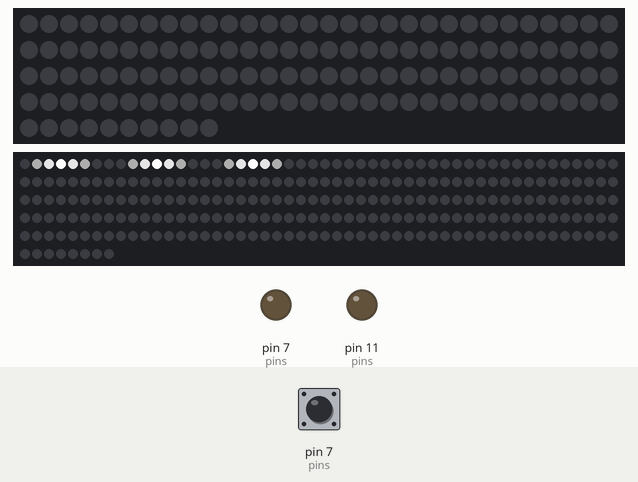
This sketch was run on a simulated Arduino Uno, built with avr-gcc and run on an emulated ATmega328P. Parts: 130 RGB LEDs in strip order, left to right, continuing on the next row, 258 RGB LEDs in strip order, left to right, continuing on the next row, output pins drawn as LEDs (lit = HIGH). The test bench sets the inputs (shaded band); at power-on: pin 7 (pins) LOW. Dim RGB values are drawn brighter than linear; the strip is taken to match the declared colour order.

Above: at 1.2 s.
1.3 s: pin 7 (pins) pulsed HIGH 2 times (0.12 s each, 0.3 s apart)
At 2.34 s:
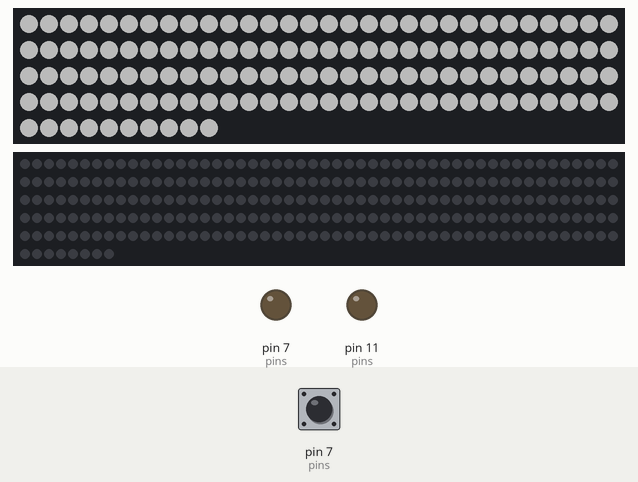
4.0 s: pin 7 (pins) driven HIGH
At 5.74 s:
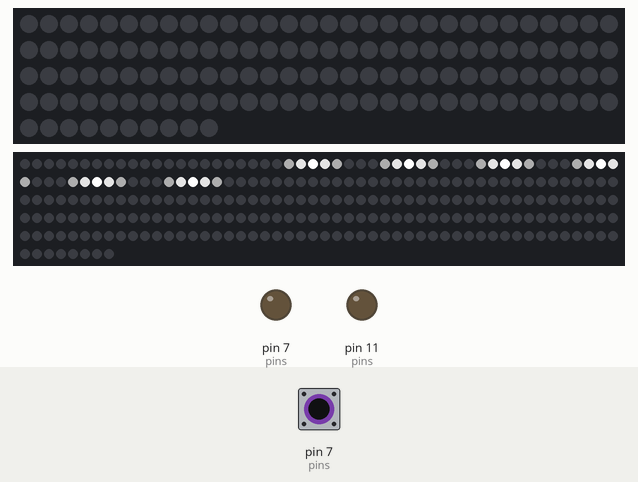
5.8 s: pin 7 (pins) driven LOW
At 6.36 s:
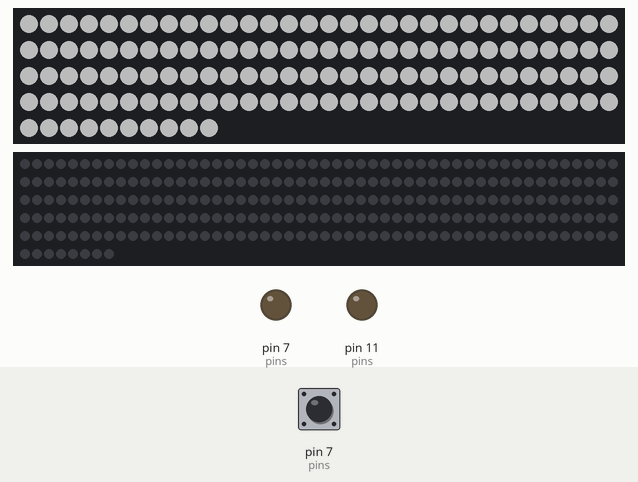
7.4 s: pin 7 (pins) driven HIGH
At 8.21 s:
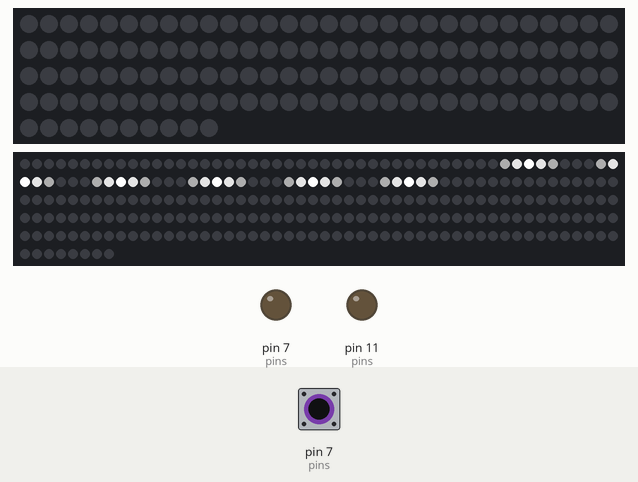
Timing chart, 0 to 10.2 s (numbered marks = the images above; inputs shaded):
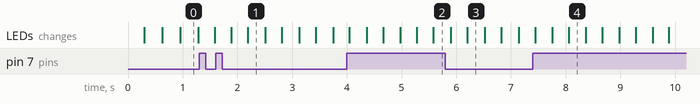

The sketch:

red_proto.ino
```cpp
//#define DEBUG_PRINT

//////////////////////////////////////////////////////////////////////////
// LEDs control:
//////////////////////////////////////////////////////////////////////////
#include <Adafruit_NeoPixel.h>

const int PIN_BACK        = 4;
const int NUMPIXELS_BACK  = 258;

const int PIN_FRONT       = 3;
const int NUMPIXELS_FRONT = 130;

Adafruit_NeoPixel back = Adafruit_NeoPixel(NUMPIXELS_BACK, PIN_BACK, NEO_GRB + NEO_KHZ800);
Adafruit_NeoPixel front = Adafruit_NeoPixel(NUMPIXELS_FRONT, PIN_FRONT, NEO_BGR + NEO_KHZ800);


void setAllOff(Adafruit_NeoPixel& strip, const int NUMPIXELS);
void breathe(Adafruit_NeoPixel& strip, const int NUMPIXELS);
void Animation(Adafruit_NeoPixel& strip, const int NUMPIXELS, const int NB_BLOBS);


//////////////////////////////////////////////////////////////////////////
// Capacitive sensing:
//////////////////////////////////////////////////////////////////////////

int pins[] = {7, 11}; // pins number of the capacitive sensors

// 6 sensing areas are almost possible but they need some hardware mods:
//int pins[] = {6,7,8, 10,11,12};

const int PIN_QTT = sizeof pins / sizeof pins[0]; // compute number of pins
float newValue[PIN_QTT] = {0};
float oldValue[PIN_QTT] = {0};
float cap_min[PIN_QTT]  = {0};
float cap_max[PIN_QTT]  = {0};
float cap_threshold[PIN_QTT] = {0};


bool wasTouched();
float smoothCap(int index);
uint8_t readCapacitivePin(int pinToMeasure);

//////////////////////////////////////////////////////////////////////////
//////////////////////////////////////////////////////////////////////////
void setup() {
#ifdef DEBUG_PRINT
  Serial.begin(115200);
#endif
  front.begin();
  back.begin();

  // default capacitive sensing extrema:
  for (int i = 0; i < PIN_QTT; i++) {
    cap_min[i] = 50;
    cap_max[i] = 50;
    smoothCap(i); // burn the 1st measures
  }
}


//////////////////////////////////////////////////////////////////////////
//////////////////////////////////////////////////////////////////////////
void loop() {
  bool touch = wasTouched();

  if (touch) {
    breathe(front, NUMPIXELS_FRONT);
    setAllOff(back,  NUMPIXELS_BACK);
  }
  else
  {
    Animation(back, NUMPIXELS_BACK, 6);
    setAllOff(front,   NUMPIXELS_FRONT);
  }

}


//////////////////////////////////////////////////////////////////////////
// LEDs
//////////////////////////////////////////////////////////////////////////

void setAllOff(Adafruit_NeoPixel& strip, const int NUMPIXELS) {
  for (int i = 0; i < NUMPIXELS; i++)  {
    strip.setPixelColor(i, strip.Color(0, 0, 0));
  }
  strip.show();
}


// LEDs breathing
void breathe(Adafruit_NeoPixel& strip, const int NUMPIXELS) {

  int amplitude = 20 + (exp(sin(millis() / 1000.0 * PI)) - 0.368) * 42.546;

  for (int j = 0; j < NUMPIXELS; j++) {
    strip.setPixelColor(j, strip.Color(amplitude, amplitude, amplitude));
  }
  strip.show();
}


// LEDs animation by blobs
void Animation(Adafruit_NeoPixel& strip, const int NUMPIXELS, const int NB_BLOBS) {

  const int MAX_BRIGHTNESS = 255;
  const int BRI = MAX_BRIGHTNESS;
  const int GAP = 8;
  static int scan = 0;

  for (int i = 0; i < NUMPIXELS; i++)  {

    strip.setPixelColor(i, strip.Color(0, 0, 0));

    for (int nb_blobs = 0; nb_blobs < NB_BLOBS; nb_blobs++) {
      if (i == scan - nb_blobs * GAP ) {
        PixelColorBrightness(strip, i, BRI, BRI, BRI, MAX_BRIGHTNESS);
      }
      else if ((i == scan - nb_blobs * GAP + 1) || (i == scan - nb_blobs * GAP - 1)) {
        PixelColorBrightness(strip, i, BRI, BRI, BRI, MAX_BRIGHTNESS * (2. / 3));
      }
      else if ((i == scan - nb_blobs * GAP + 2) || (i == scan - nb_blobs * GAP - 2)) {
        PixelColorBrightness(strip, i, BRI, BRI, BRI, MAX_BRIGHTNESS * (1. / 5));
      }
    }
  }
  scan = (scan + 1) % (NUMPIXELS + GAP * (NB_BLOBS - 1) + 2);

  strip.show();
}


void PixelColorBrightness(Adafruit_NeoPixel& pixels, uint16_t n,
                          uint8_t r, uint8_t g, uint8_t b, uint16_t brightness) {

  pixels.setPixelColor(n, (brightness * r / 255),
                          (brightness * g / 255),
                          (brightness * b / 255));
}


//////////////////////////////////////////////////////////////////////////
// capacitive sensing
//////////////////////////////////////////////////////////////////////////

bool wasTouched() {
  bool touch = 0;
  float measure = 0;

  for (int i = 0; i < PIN_QTT; i++) {
    measure = smoothCap(i);

    // update extrema
    cap_min[i] = min(measure, cap_min[i]);
    cap_max[i] = max(measure, cap_max[i]);

    // find thresholds:
    float range = cap_max[i] - cap_min[i];
    cap_threshold[i] = cap_min[i] + range / 2;

    // accumulate touch data (can be separate too)
    touch = touch || (measure > cap_threshold[i]);

#ifdef DEBUG_PRINT
    Serial.print( measure );
    Serial.print(" ");
#endif
  }

#ifdef DEBUG_PRINT
  // visualize (optional)
  float global_min = 9999;
  float global_max = 0;
  for (int i = 0; i < PIN_QTT; i++) {
    global_min = min(global_min, cap_min[i]);
    global_max = max(global_max, cap_max[i]);
  }
  Serial.print(global_min);
  Serial.print(" ");
  Serial.print(cap_threshold[0]);
  Serial.print(" ");
  Serial.print(cap_threshold[1]);
  Serial.print(" ");
  Serial.print(global_max);
  Serial.print(" ");
  Serial.println(" 0");
#endif

  return touch;
}


float smoothCap(int index) {
  const float COEF = 0.6;

  // read touch sensor value a 1st time:
  newValue[index] = readCapacitivePin(pins[index]);

  // improve estimation (more loops = more accurate but slower):
  for (int i = 0; i < 9; i++)
    newValue[index] += readCapacitivePin(pins[index]);

  // smooth filter
  newValue[index] = newValue[index] * COEF + oldValue[index] * (1 - COEF);

  // backup
  oldValue[index] = newValue[index];

  return newValue[index];
}


//  Input: Arduino pin number (with a 1M pull up)
//  Output: A number, from 0 to 10 expressing
//  how much capacitance is on the pin
//  When you touch the pin, or whatever you have
//  attached to it, the number will get higher
uint8_t readCapacitivePin(int pinToMeasure) {

  // Variables used to translate from Arduino to AVR pin naming
  volatile uint8_t* port;
  volatile uint8_t* ddr;
  volatile uint8_t* pin;

  // Here we translate the input pin number from
  //  Arduino pin number to the AVR PORT, PIN, DDR,
  //  and which bit of those registers we care about.

  byte bitmask;
  port = portOutputRegister(digitalPinToPort(pinToMeasure));
  ddr = portModeRegister(digitalPinToPort(pinToMeasure));
  bitmask = digitalPinToBitMask(pinToMeasure);
  pin = portInputRegister(digitalPinToPort(pinToMeasure));

  // Discharge the pin first by setting it low and output
  *port &= ~(bitmask);
  *ddr  |= bitmask;

  delay(1);

  uint8_t SREG_old = SREG; //back up the AVR Status Register

  // Prevent the timer IRQ from disturbing our measurement
  noInterrupts();

  // Make the pin an input with the internal pull-up on
  *ddr &= ~(bitmask);
  *port |= bitmask;

  // Now see how long the pin to get pulled up. This manual unrolling of the loop
  // decreases the number of hardware cycles between each read of the pin,
  // thus increasing sensitivity.

  uint8_t cycles = 20;
       if (*pin & bitmask) { cycles = 0;}
  else if (*pin & bitmask) { cycles = 1;}
  else if (*pin & bitmask) { cycles = 2;}
  else if (*pin & bitmask) { cycles = 3;}
  else if (*pin & bitmask) { cycles = 4;}
  else if (*pin & bitmask) { cycles = 5;}
  else if (*pin & bitmask) { cycles = 6;}
  else if (*pin & bitmask) { cycles = 7;}
  else if (*pin & bitmask) { cycles = 8;}
  else if (*pin & bitmask) { cycles = 9;}
  else if (*pin & bitmask) { cycles = 10;}
  else if (*pin & bitmask) { cycles = 11;}
  else if (*pin & bitmask) { cycles = 12;}
  else if (*pin & bitmask) { cycles = 13;}
  else if (*pin & bitmask) { cycles = 14;}
  else if (*pin & bitmask) { cycles = 15;}
  else if (*pin & bitmask) { cycles = 16;}
  else if (*pin & bitmask) { cycles = 17;}
  else if (*pin & bitmask) { cycles = 18;}
  else if (*pin & bitmask) { cycles = 19;}

  // End of timing-critical section; turn interrupts back on if they were on before, or leave them off if they were off before
  SREG = SREG_old;

  // Discharge the pin again by setting it low and output
  //  It's important to leave the pins low if you want to
  //  be able to touch more than 1 sensor at a time - if
  //  the sensor is left pulled high, when you touch
  //  two sensors, your body will transfer the charge between
  //  sensors.
  *port &= ~(bitmask);
  *ddr  |= bitmask;

  return cycles;
}
```

Measured:
- after the input at 1.3 s, the LEDs: first change after 0.29 s (image 1 shows a later state)
- after the input at 4.0 s, the LEDs: first differ from a run without the input after 0.36 s (image 2 shows a later state)
- after the input at 5.8 s, the LEDs: first change after 0.10 s (image 3 shows a later state)
- after the input at 7.4 s, the LEDs: first differ from a run without the input after 0.36 s (image 4 shows a later state)
